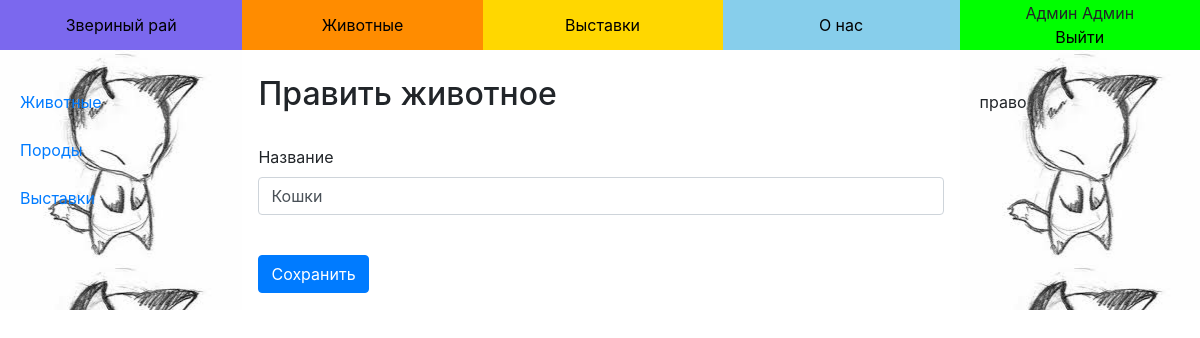
The page /admin/animals/4 (signed in) on the database its author committed.
### data/users.py (models this page shows, shortened)
class User(SqlAlchemyBase, UserMixin, CRUDMixin):
    __tablename__ = 'users'
    first_name = sqlalchemy.Column(sqlalchemy.String)
    last_name = sqlalchemy.Column(sqlalchemy.String)
    email = sqlalchemy.Column(sqlalchemy.String, index=True, unique=True)
    hashed_password = sqlalchemy.Column(sqlalchemy.String)
    role_id = sqlalchemy.Column(sqlalchemy.Integer)
    fillable = ['first_name', 'last_name', 'email']
    def is_role(self, role_id):
        return self.role_id == role_id
    @property
    def is_admin(self):
        return self.role_id == ADMIN_ROLE

### data/animals.py (models this page shows)
class Animal(SqlAlchemyBase, CRUDMixin):
    __tablename__ = 'animals'
    name = sqlalchemy.Column(sqlalchemy.String)
    breeds = orm.relation("Breed", backref="animals")

### routes/admin.py (the view)
@admin.route('/animals/<int:id>', methods=['GET', 'POST'])
def animal_update(id):
    animal = Animal.get_or_404(id)
    form = AnimalForm()
    if form.validate_on_submit():
        animal.update(**form.data)
        return redirect('/admin/animals')
    form.name.data = animal.name
    return render_template('admin/animal.html', title='Править животное', form=form)

### forms/admin.py
class AnimalForm(FlaskForm):
    name = StringField('Название', validators=[DataRequired(message=DATA_REQUIRED_ERROR)])
    submit = SubmitField('Сохранить')

### data/mixins.py (called while the page is built)
    @classmethod
    def query(cls):
        return cls._db_session().query(cls)

    @classmethod
    def get(cls, id):
        return cls.query().get(id)

    @classmethod
    def get_or_404(cls, id):
        instance = cls.get(id)
        if instance is None:
            raise NotFound()
        return instance

    @classmethod
    def _db_session(cls):
        if not hasattr(cls, 'db_session'):
            cls.db_session = db_session()
        return cls.db_session

### routes/admin.py (called while the page is built)
@admin.before_request
def _before():
    if current_user.is_authenticated and current_user.is_role(users.ADMIN_ROLE):
        return
    raise Forbidden()

### routes/utils.py (called while the page is built)
def user_loader(user_id):
    return User.get(user_id)

### templates/admin/animal.html (shortened to what this page needs)
{% extends "base.html" %}
{% block content %}
    <h2>{{title}}</h2><br>
    <form method="post">
        <p>
            {{ form.name.label }}<br>
            {{ form.name(class="form-control", type="text") }}<br>
        </p>
        <p>{{ form.submit(type="submit", class="btn btn-primary") }}</p>
    </form>
{% endblock %}

### templates/base.html (shortened to what this page needs)
<!DOCTYPE html>
<html lang="en">
  <head>
    <link rel="stylesheet"
          href="https://stackpath.bootstrapcdn.com/bootstrap/4.4.1/css/bootstrap.min.css"
 />
  </head>
  <body bgcolor="Khaki">
    <table width="100%" align="center">
      <tr id="menu">
        <td width="250px" height="50px" bgcolor="#7B68EE" align="center"><a href="/">Звериный рай</a></td>
        <td width="250px" height="50px" bgcolor="#FF8C00" align="center"><a href="{{ url_for('public.animals') }}"> Животные</a></td>
        <td width="250px" height="50px" bgcolor="#FFD700" align="center"><a href="{{ url_for('public.exhibitions') }}"> Выставки</a></td>
        <td width="250px" height="50px" bgcolor="#87CEEB" align="center"><a href="/about">О нас</a></td>
        <td width="250px" height="50px" bgcolor="#00FF00" align="center">
          {% if current_user.is_authenticated %}
            {{ current_user.first_name }} {{ current_user.last_name }}<br>
            <a href="/logout">Выйти</a>
          {% else %}
            <a href="/login">Вход</a> / <a href="/register">Регистрация</a>
          {% endif %}
        </td>
      </tr>
        <tr>
        <td class="field">
          {% if current_user.is_authenticated %}
            {% if current_user.is_admin %}
              <a href="{{url_for('admin.animals_view')}}">Животные</a><br><br>
              <a href="{{url_for('admin.breeds_view')}}">Породы</a><br><br>
              <a href="{{url_for('admin.exhibitions_view')}}">Выставки</a>
            {% else %}
              <a href="{{url_for('public.pets')}}">Мои животные</a><br><br>
              <a href="">Мои выставки</a>
            {% endif %}
          {% endif %}
        </td>
        <td colspan="3" valign="top">
          <br>
          <main role="main" class="container">
              {% block content %} {% endblock %}
          </main>
        </td>
        <td class="field">
          право
        </td>
      </tr>
    </table>
  </body>
</html>

### templates/base.html (style rules this page uses)
body { margin: 0; padding: 0 }
#menu a { color: #000 }
.field { background: url(/static/images/field_bg.jpg) 50% 0; width: 250px; vertical-align: top; padding: 40px 20px }

### rows shown on the page
User: first_name "Админ", last_name "Админ"
Animal: name "Кошки"

### other values the page prints
{{ title }} "Править животное"
